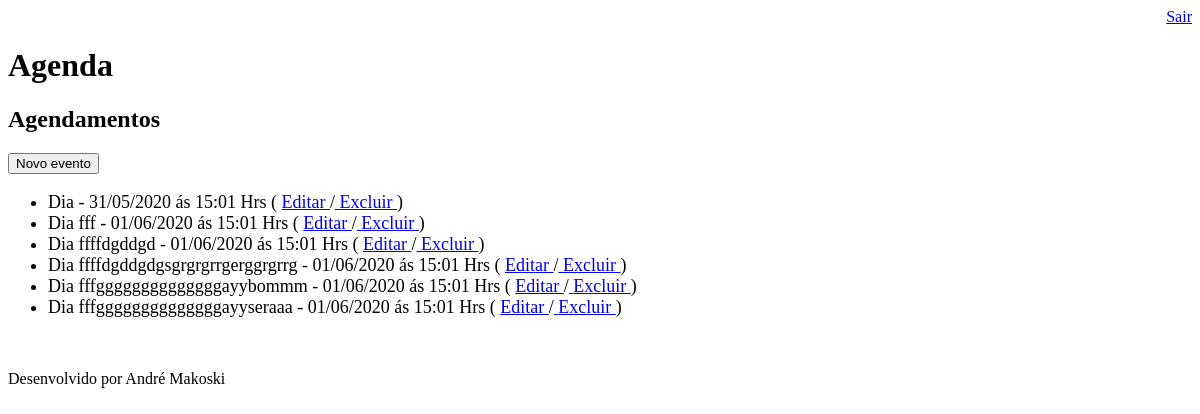
The page /agenda/ (signed in) on the database as committed earlier.
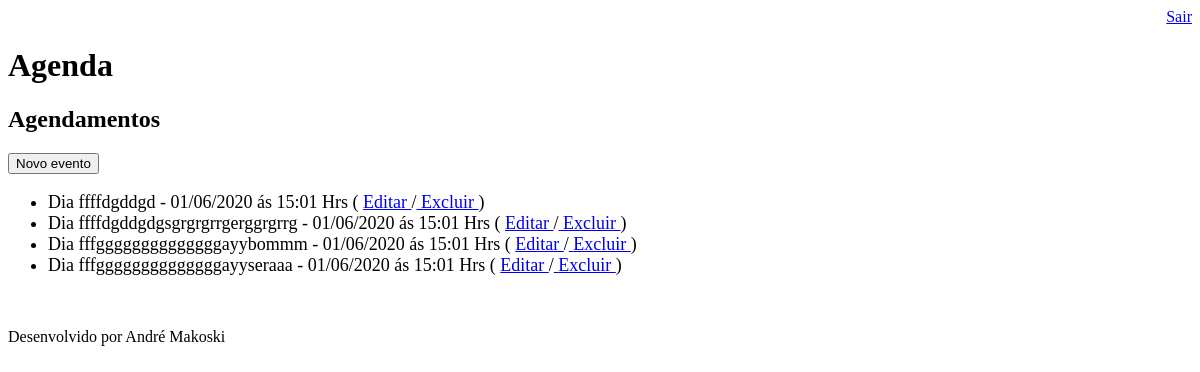
The same page on the database as committed later.
### core/models.py (models this page shows, shortened)
class Evento(models.Model):
    titulo = models.CharField(max_length=100)
    descricao = models.TextField(blank=True, null=True)
    data_evento = models.DateTimeField(verbose_name='Data do Evento')
    data_criacao = models.DateTimeField(auto_now=True)
    usuario = models.ForeignKey(User, on_delete=models.CASCADE)
    class Meta:
        db_table = 'evento'
    def get_data_evento(self):
        return self.data_evento.strftime('%d/%m/%Y ás %H:%M Hrs')
    def get_evento_atrasado(self):
        if self.data_evento < datetime.now():
            return True
        else:
            return False

### core/views.py (the view)
# urls.py: path('agenda/', views.lista_eventos),
@login_required(login_url='/login/')
def lista_eventos(request):
    usuario = request.user
    data_atual = datetime.now() - timedelta(hours=1)
    evento = Evento.objects.filter(usuario=usuario,
                                   data_evento__gt=data_atual)    ##all()   ##get(id=1)
    dados = {'eventos':evento}
    return render(request, 'agenda.html',dados)

### template/agenda.html (shortened to what this page needs)
{% extends "model-page.html" %}
{% block content %}
    <h2>Agendamentos</h2>
        <a href="evento/"><button type="button">Novo evento</button>
    </a>
    <ul style="font-size: 18px">
         {% for evento in eventos %}
             <li>
                 <div style=>
                    {{ evento.titulo }} - {{ evento.get_data_evento }}
                    ( <a href="evento/?id={{ evento.id }}"> Editar </a>
                    /<a href="evento/delete/{{ evento.id }}/"> Excluir </a>)
                 </div>
             </li>
         {% endfor %}
    </ul>
{% endblock %}

Rows that differ between the two databases and show on the page:
no longer on this page (row edited): Evento: titulo "Dia", get_data_evento "31/05/2020 ás 15:01 Hrs"
no longer on this page (row edited): Evento: titulo "Dia fff", get_data_evento "01/06/2020 ás 15:01 Hrs"
